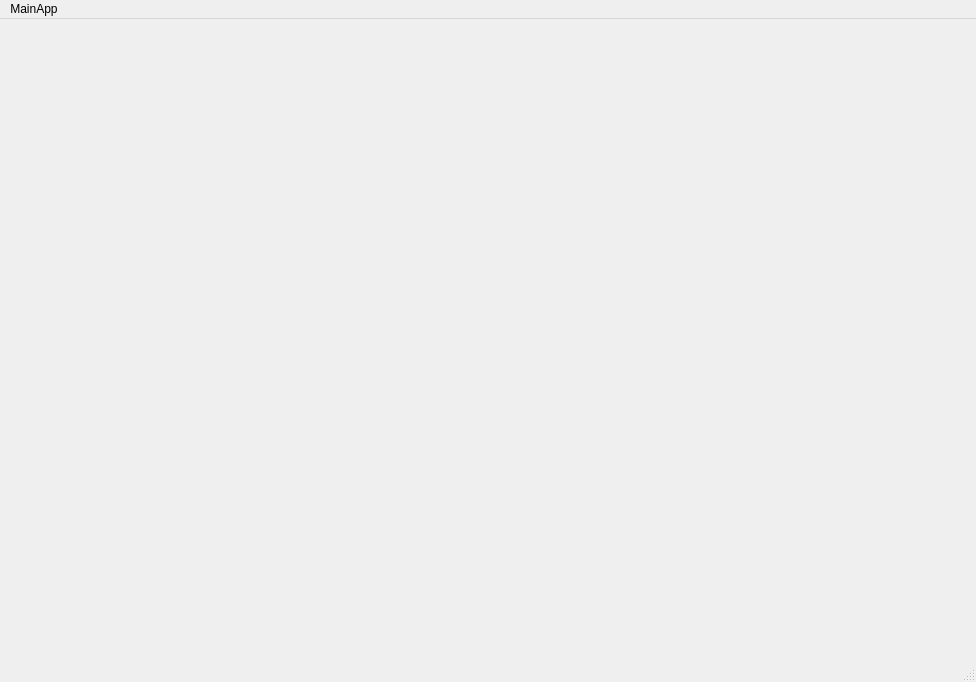
<?xml version="1.0" encoding="UTF-8"?>
<ui version="4.0">
 <class>Application</class>
 <widget class="QMainWindow" name="Application">
  <property name="geometry">
   <rect>
    <x>0</x>
    <y>0</y>
    <width>976</width>
    <height>682</height>
   </rect>
  </property>
  <property name="windowTitle">
   <string>MainWindow</string>
  </property>
  <widget class="QWidget" name="centralwidget">
   <layout class="QGridLayout" name="gridLayout">
    <item row="0" column="0">
     <widget class="QStackedWidget" name="stackedWidget">
      <property name="currentIndex">
       <number>0</number>
      </property>
      <widget class="QWidget" name="page"/>
      <widget class="QWidget" name="page_2"/>
     </widget>
    </item>
   </layout>
  </widget>
  <widget class="QMenuBar" name="menubar">
   <property name="geometry">
    <rect>
     <x>0</x>
     <y>0</y>
     <width>976</width>
     <height>25</height>
    </rect>
   </property>
   <widget class="QMenu" name="menuApplication">
    <property name="title">
     <string>MainApp</string>
    </property>
   </widget>
   <addaction name="menuApplication"/>
  </widget>
  <widget class="QStatusBar" name="statusbar"/>
 </widget>
 <resources/>
 <connections/>
</ui>
